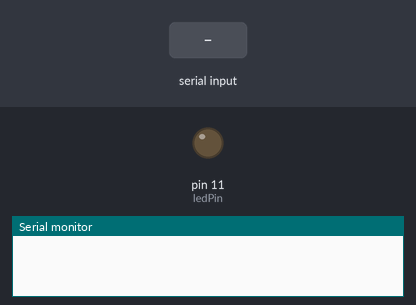
The sketch below on a simulated Arduino Uno, built with avr-gcc and run on an emulated ATmega328P. Parts: output pins drawn as LEDs (lit = HIGH), the last lines printed to the serial monitor. Inputs (shaded band) come from the test bench.

Above: at 1.2 s.
1.3 s: "90,45\n" received over Serial
At 1.8 s:
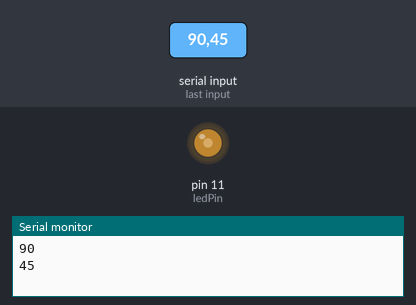
3.8 s: "5\n" received over Serial
At 4.6 s:
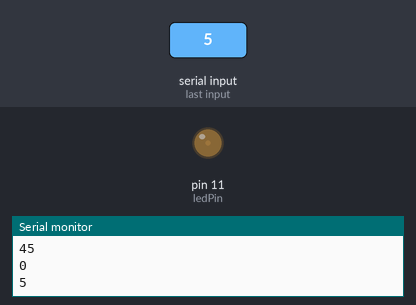
6.3 s: "30,150\n" received over Serial
At 6.7 s:
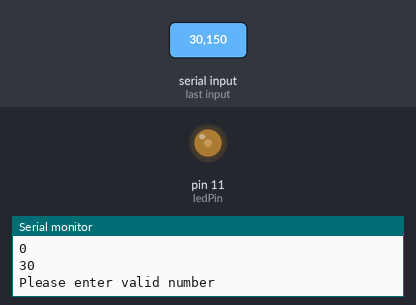
Timing chart, 0 to 9.3 s (numbered marks = the images above; inputs shaded):
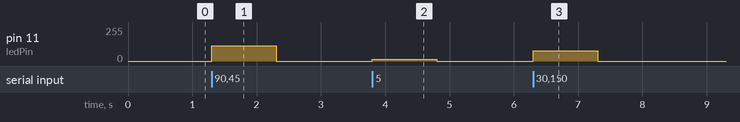

Measured:
- after the input at 1.3 s, pin 11 (ledPin): 0/255 → 114/255 at once, → 0/255 1.0 s later
- after the input at 3.8 s, pin 11 (ledPin): 0/255 → 12/255 at once, → 0/255 1.0 s later
- after the input at 6.3 s, pin 11 (ledPin): 0/255 → 76/255 at once, → 0/255 1.0 s later

The sketch:

exp9.ino
```cpp
/*
Experiment No.	:	09
Statement		:	Lit an LED with brightness equal to 0%, 25%, 50%, 75%, 100% via serial monitor
window.
Date of Exp.	:	xx/xx/xxxx
Author		:	Harshita Soni (A-01)
*/

const int ledPin = 11;

void setup() {
  Serial.begin(9600);
  pinMode(ledPin, OUTPUT);
}

void loop() {
  if (Serial.available() > 0) {
      short brightness = Serial.parseInt();
      if (brightness >= 0 && brightness <= 100) {
        analogWrite(ledPin, brightness * 255 / 100);
        Serial.println(brightness);
    } else {
      Serial.println("Please enter valid number");
    }
  }
}
```
